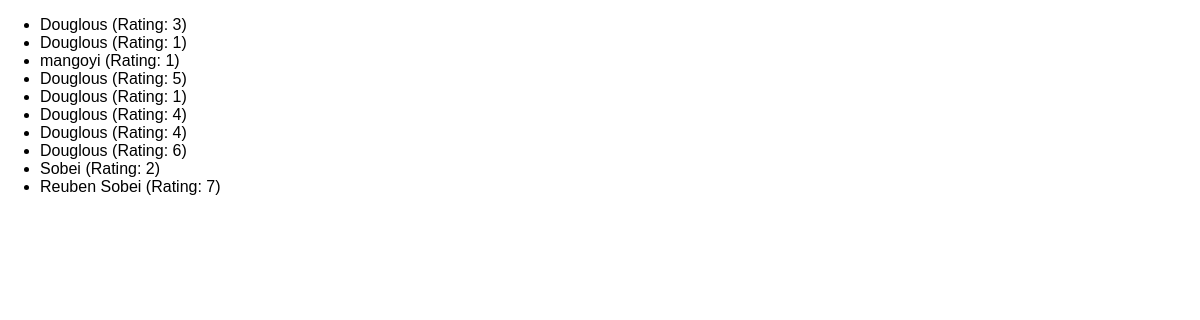
The app's page /reviews with its own data.
### reviews/models.py (models this page shows)
class Review(models.Model):
    user_name = models.CharField(max_length=60)
    review_text = models.TextField()
    rating = models.IntegerField()

### reviews/views.py (the view)
# urls.py: path("reviews", views.ReviewListView.as_view()),
class ReviewListView(ListView):
    template_name = "reviews/review-list.html"
    model = Review
    context_object_name = "reviews"

### reviews/templates/reviews/review-list.html (shortened to what this page needs)
{% extends 'reviews/base.html' %}
{% block content %}
    <ul>
        {% for review in reviews %}
            <li>{{ review.user_name }} (Rating: {{ review.rating }})</li>
        {% endfor %}
    </ul>
{% endblock %}

### reviews/templates/reviews/base.html (shortened to what this page needs)
{% load static %}
<!DOCTYPE html>
<html lang="en">
<head>
    <link rel="stylesheet" href="{% static 'reviews/styles.css' %}">
</head>
<body>
    {% block content %}
    {% endblock %}
</body>
</html>

### reviews/static/reviews/styles.css (style rules this page uses)
body { font-family: sans-serif; margin: 0; }

### records on screen
Review: user_name "Douglous", rating "3"
Review: user_name "Douglous", rating "1"
Review: user_name "mangoyi", rating "1"
Review: user_name "Douglous", rating "5"
Review: user_name "Douglous", rating "1"
Review: user_name "Douglous", rating "4"
Review: user_name "Douglous", rating "4"
Review: user_name "Douglous", rating "6"
Review: user_name "Sobei", rating "2"
Review: user_name "Reuben Sobei", rating "7"
